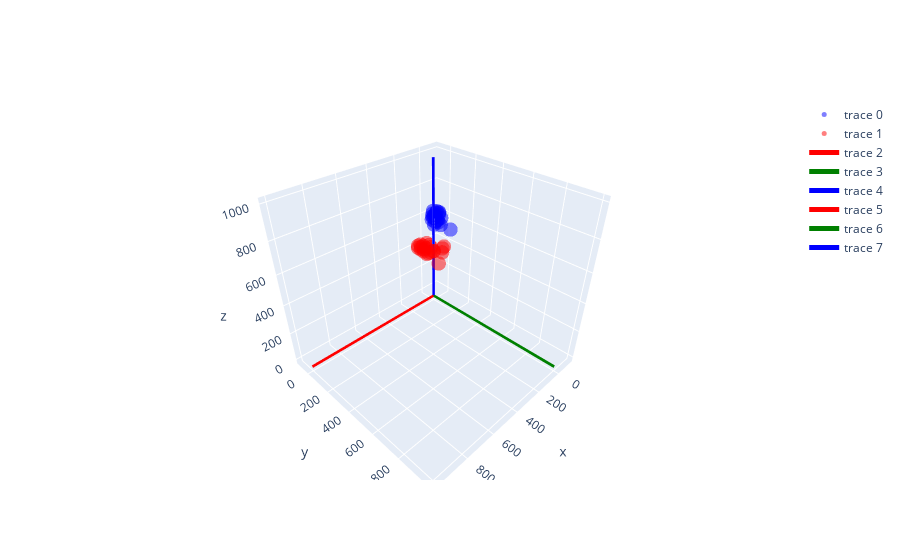

The notebook cell this image was saved under:
### Code cell
tracked_keypoints_dict = {}
for hand_idx in res.hand_poses.keys() :
    tracked_keypoints = landmarks_from_hand_pose(
        hand_model, res.hand_poses[hand_idx], hand_idx
    )
    tracked_keypoints_dict[hand_idx] = tracked_keypoints

camera_left_pose = cam_left.camera_to_world_xf[:3, 3] * M_TO_MM
camera_left_x_axis = cam_left.camera_to_world_xf[:3, 0] * M_TO_MM
camera_left_y_axis = cam_left.camera_to_world_xf[:3, 1] * M_TO_MM 
camera_left_z_axis = cam_left.camera_to_world_xf[:3, 2] * M_TO_MM

camera_right_pose = cam_right.camera_to_world_xf[:3, 3] * M_TO_MM
camera_right_x_axis = cam_right.camera_to_world_xf[:3, 0] * M_TO_MM
camera_right_y_axis = cam_right.camera_to_world_xf[:3, 1] * M_TO_MM
camera_right_z_axis = cam_right.camera_to_world_xf[:3, 2] * M_TO_MM

print(camera_left_pose)
print(camera_right_pose)
# visualize tracked_keypoints_dict, camera_left, camera_right using plotly

import plotly.graph_objects as go

fig = go.Figure()

fig.add_trace(go.Scatter3d(
    x = tracked_keypoints_dict[0][:, 0],
    y = tracked_keypoints_dict[0][:, 1],
    z = tracked_keypoints_dict[0][:, 2],
    mode = 'markers',
    marker = dict(
        size = 5,
        color = 'blue',
        opacity = 0.5
    )
))
fig.add_trace(go.Scatter3d(
    x = tracked_keypoints_dict[1][:, 0],
    y = tracked_keypoints_dict[1][:, 1],
    z = tracked_keypoints_dict[1][:, 2],
    mode = 'markers',
    marker = dict(
        size = 5,
        color = 'red',
        opacity = 0.5
    )
))

# add camera axis 
fig.add_trace(go.Scatter3d(
    x = [0, camera_left_x_axis[0]],
    y = [0, camera_left_x_axis[1]],
    z = [0, camera_left_x_axis[2]],
    mode = 'lines',
    line = dict(
        color = 'red',
        width = 5
    )
))
fig.add_trace(go.Scatter3d(
    x = [0, camera_left_y_axis[0]],
    y = [0, camera_left_y_axis[1]],
    z = [0, camera_left_y_axis[2]],
    mode = 'lines',
    line = dict(
        color = 'green',
        width = 5
    )
))
fig.add_trace(go.Scatter3d(
    x = [0, camera_left_z_axis[0]],
    y = [0, camera_left_z_axis[1]],
    z = [0, camera_left_z_axis[2]],
    mode = 'lines',
    line = dict(
        color = 'blue',
        width = 5
    )
))
fig.add_trace(go.Scatter3d(
    x = [0, camera_right_x_axis[0]],
    y = [0, camera_right_x_axis[1]],
    z = [0, camera_right_x_axis[2]],
    mode = 'lines',
    line = dict(
        color = 'red',
        width = 5
    )
))
fig.add_trace(go.Scatter3d(
    x = [0, camera_right_y_axis[0]],
    y = [0, camera_right_y_axis[1]],
    z = [0, camera_right_y_axis[2]],
    mode = 'lines',
    line = dict(
        color = 'green',
        width = 5
    )
))
fig.add_trace(go.Scatter3d(
    x = [0, camera_right_z_axis[0]],
    y = [0, camera_right_z_axis[1]],
    z = [0, camera_right_z_axis[2]],
    mode = 'lines',
    line = dict(
        color = 'blue',
        width = 5
    )
))

fig.show()

### Figure 1 — Plotly figure (JSON) as saved in the notebook; plotly's stock layout.template omitted (floating-point values rounded to 4 significant figures)
{"data": [{"marker": {"color": "blue", "opacity": 0.5, "size": 5}, "mode": "markers", "type": "scatter3d", "x": [-12.13, -10.18, -23.86, -43.8, -64.31, -112.6, -39.78, -22.1, -33.06, -17.79, -13.29, -55.54, -38.24, -30.42, -78.79, -62.46, -52.59, -102.2, -88.63, -78.18, -58.1], "y": [-8.285, -6.366, -29.2, -15.32, -15.5, 42.23, 23.05, 3.873, -30.55, -34.86, -19.26, -42.16, -52.79, -40.24, -42.38, -49.05, -33.56, -33.78, -40.48, -31.05, -14.81], "z": [601.1, 623.3, 640.4, 634.7, 621.8, 499.8, 552.9, 581.7, 538.9, 577.9, 600.4, 545.0, 587.6, 615.3, 553.0, 592.3, 615.8, 561.6, 590.6, 607.9, 552.2]}, {"marker": {"color": "red", "opacity": 0.5, "size": 5}, "mode": "markers", "type": "scatter3d", "x": [-51.56, 0.9123, 41.01, 70.43, 101.8, 78.59, 0.2203, -28.48, 25.53, 12.58, 5.396, 50.71, 45.1, 41.87, 74.59, 71.96, 70.89, 96.85, 98.04, 100.7, 48.55], "y": [42.48, -65.69, -85.54, -75.65, -42.25, 123.5, 76.94, 51.96, 26.14, -13.04, -39.64, 19.56, -26.52, -57.41, 23.47, -18.47, -47.94, 35.59, 4.184, -17.43, 43.4], "z": [397.2, 400.9, 398.6, 404.7, 415.9, 358.3, 388.3, 396.2, 387.8, 395.9, 399.3, 387.4, 395.6, 400.2, 391.7, 401.2, 405.5, 398.9, 407.9, 412.8, 403.6]}, {"line": {"color": "red", "width": 5}, "mode": "lines", "type": "scatter3d", "x": [0, 1000], "y": [0, 0], "z": [0, 0]}, {"line": {"color": "green", "width": 5}, "mode": "lines", "type": "scatter3d", "x": [0, 0], "y": [0, 1000], "z": [0, 0]}, {"line": {"color": "blue", "width": 5}, "mode": "lines", "type": "scatter3d", "x": [0, 0], "y": [0, 0], "z": [0, 1000]}, {"line": {"color": "red", "width": 5}, "mode": "lines", "type": "scatter3d", "x": [0, 1000.0], "y": [0, -1.154], "z": [0, -3.043]}, {"line": {"color": "green", "width": 5}, "mode": "lines", "type": "scatter3d", "x": [0, 1.149], "y": [0, 1000.0], "z": [0, -1.479]}, {"line": {"color": "blue", "width": 5}, "mode": "lines", "type": "scatter3d", "x": [0, 3.044], "y": [0, 1.475], "z": [0, 1000.0]}], "layout": {}}
